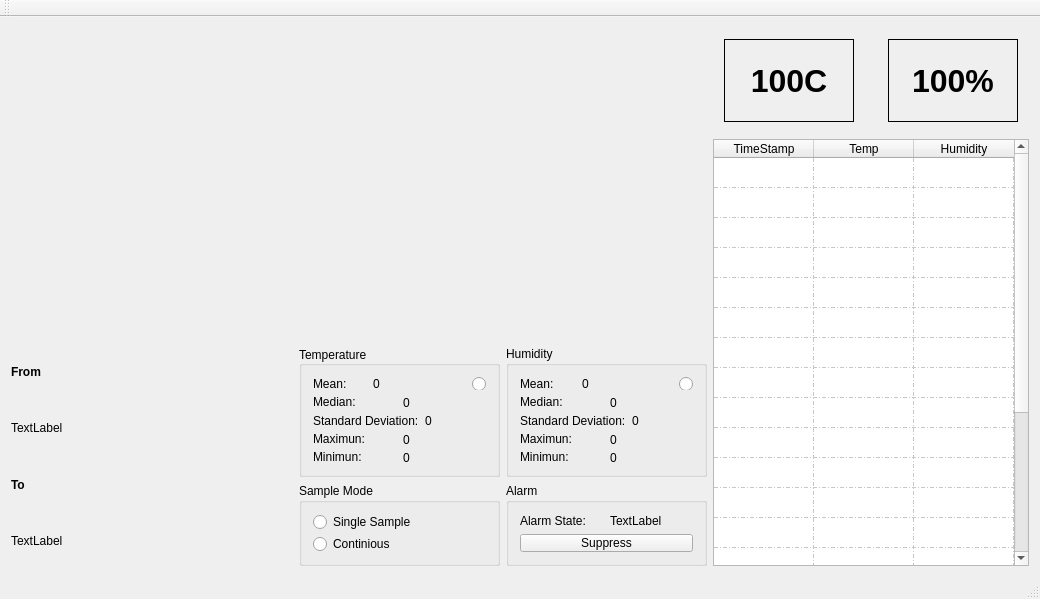
<?xml version="1.0" encoding="UTF-8"?>
<ui version="4.0">
 <class>QtFileClass</class>
 <widget class="QMainWindow" name="QtFileClass">
  <property name="geometry">
   <rect>
    <x>0</x>
    <y>0</y>
    <width>1040</width>
    <height>599</height>
   </rect>
  </property>
  <property name="windowTitle">
   <string>QtFile</string>
  </property>
  <widget class="QWidget" name="centralWidget">
   <layout class="QGridLayout" name="gridLayout_3">
    <item row="0" column="1">
     <widget class="QWidget" name="widget_7" native="true">
      <property name="minimumSize">
       <size>
        <width>316</width>
        <height>105</height>
       </size>
      </property>
      <property name="maximumSize">
       <size>
        <width>316</width>
        <height>105</height>
       </size>
      </property>
      <layout class="QVBoxLayout" name="verticalLayout_7">
       <item>
        <layout class="QHBoxLayout" name="horizontalLayout_4">
         <property name="spacing">
          <number>34</number>
         </property>
         <item>
          <widget class="QLabel" name="Disp_Temp">
           <property name="font">
            <font>
             <pointsize>24</pointsize>
             <weight>75</weight>
             <bold>true</bold>
            </font>
           </property>
           <property name="frameShape">
            <enum>QFrame::Box</enum>
           </property>
           <property name="lineWidth">
            <number>1</number>
           </property>
           <property name="midLineWidth">
            <number>1</number>
           </property>
           <property name="text">
            <string>100C</string>
           </property>
           <property name="alignment">
            <set>Qt::AlignCenter</set>
           </property>
          </widget>
         </item>
         <item>
          <widget class="QLabel" name="Disp_Hum">
           <property name="font">
            <font>
             <pointsize>24</pointsize>
             <weight>75</weight>
             <bold>true</bold>
            </font>
           </property>
           <property name="frameShape">
            <enum>QFrame::Box</enum>
           </property>
           <property name="lineWidth">
            <number>1</number>
           </property>
           <property name="midLineWidth">
            <number>1</number>
           </property>
           <property name="text">
            <string>100%</string>
           </property>
           <property name="alignment">
            <set>Qt::AlignCenter</set>
           </property>
          </widget>
         </item>
        </layout>
       </item>
      </layout>
     </widget>
    </item>
    <item row="0" column="0" rowspan="2">
     <layout class="QGridLayout" name="gridLayout_2">
      <item row="1" column="1">
       <widget class="QCustomPlot" name="qCustomGraph" native="true">
        <property name="minimumSize">
         <size>
          <width>480</width>
          <height>190</height>
         </size>
        </property>
       </widget>
      </item>
     </layout>
    </item>
    <item row="1" column="1" rowspan="2">
     <widget class="QTableWidget" name="tableWidget">
      <property name="minimumSize">
       <size>
        <width>316</width>
        <height>0</height>
       </size>
      </property>
      <property name="maximumSize">
       <size>
        <width>316</width>
        <height>16777215</height>
       </size>
      </property>
      <property name="styleSheet">
       <string notr="true"/>
      </property>
      <property name="verticalScrollBarPolicy">
       <enum>Qt::ScrollBarAlwaysOn</enum>
      </property>
      <property name="horizontalScrollBarPolicy">
       <enum>Qt::ScrollBarAlwaysOff</enum>
      </property>
      <property name="autoScrollMargin">
       <number>16</number>
      </property>
      <property name="showGrid">
       <bool>true</bool>
      </property>
      <property name="gridStyle">
       <enum>Qt::DashDotLine</enum>
      </property>
      <property name="sortingEnabled">
       <bool>true</bool>
      </property>
      <property name="wordWrap">
       <bool>false</bool>
      </property>
      <property name="cornerButtonEnabled">
       <bool>true</bool>
      </property>
      <property name="rowCount">
       <number>20</number>
      </property>
      <property name="columnCount">
       <number>3</number>
      </property>
      <attribute name="horizontalHeaderVisible">
       <bool>true</bool>
      </attribute>
      <attribute name="horizontalHeaderMinimumSectionSize">
       <number>14</number>
      </attribute>
      <attribute name="verticalHeaderVisible">
       <bool>false</bool>
      </attribute>
      <row/>
      <row/>
      <row/>
      <row/>
      <row/>
      <row/>
      <row/>
      <row/>
      <row/>
      <row/>
      <row/>
      <row/>
      <row/>
      <row/>
      <row/>
      <row/>
      <row/>
      <row/>
      <row/>
      <row/>
      <column>
       <property name="text">
        <string>TimeStamp</string>
       </property>
      </column>
      <column>
       <property name="text">
        <string>Temp</string>
       </property>
      </column>
      <column>
       <property name="text">
        <string>Humidity</string>
       </property>
      </column>
     </widget>
    </item>
    <item row="2" column="0">
     <layout class="QGridLayout" name="gridLayout">
      <property name="sizeConstraint">
       <enum>QLayout::SetDefaultConstraint</enum>
      </property>
      <item row="0" column="2">
       <widget class="QGroupBox" name="groupBox_2">
        <property name="minimumSize">
         <size>
          <width>201</width>
          <height>131</height>
         </size>
        </property>
        <property name="maximumSize">
         <size>
          <width>201</width>
          <height>131</height>
         </size>
        </property>
        <property name="title">
         <string>Humidity</string>
        </property>
        <property name="flat">
         <bool>false</bool>
        </property>
        <property name="checkable">
         <bool>false</bool>
        </property>
        <layout class="QVBoxLayout" name="verticalLayout_5">
         <item>
          <layout class="QHBoxLayout" name="horizontalLayout_8">
           <item>
            <widget class="QLabel" name="label_3">
             <property name="minimumSize">
              <size>
               <width>56</width>
               <height>13</height>
              </size>
             </property>
             <property name="text">
              <string>Mean:</string>
             </property>
            </widget>
           </item>
           <item>
            <widget class="QLabel" name="Hum_Mean">
             <property name="minimumSize">
              <size>
               <width>0</width>
               <height>14</height>
              </size>
             </property>
             <property name="maximumSize">
              <size>
               <width>16777215</width>
               <height>16777215</height>
              </size>
             </property>
             <property name="text">
              <string>0</string>
             </property>
            </widget>
           </item>
           <item>
            <widget class="QRadioButton" name="Hum_Radio">
             <property name="layoutDirection">
              <enum>Qt::RightToLeft</enum>
             </property>
             <property name="text">
              <string/>
             </property>
             <property name="autoRepeatDelay">
              <number>0</number>
             </property>
            </widget>
           </item>
          </layout>
         </item>
         <item>
          <layout class="QHBoxLayout" name="horizontalLayout_9">
           <item>
            <widget class="QLabel" name="label_4">
             <property name="text">
              <string>Median:</string>
             </property>
            </widget>
           </item>
           <item>
            <widget class="QLabel" name="Hum_Median">
             <property name="minimumSize">
              <size>
               <width>0</width>
               <height>14</height>
              </size>
             </property>
             <property name="text">
              <string>0</string>
             </property>
            </widget>
           </item>
          </layout>
         </item>
         <item>
          <layout class="QHBoxLayout" name="horizontalLayout_10">
           <item>
            <widget class="QLabel" name="label_5">
             <property name="text">
              <string>Standard Deviation:</string>
             </property>
            </widget>
           </item>
           <item>
            <widget class="QLabel" name="Hum_STD">
             <property name="minimumSize">
              <size>
               <width>0</width>
               <height>14</height>
              </size>
             </property>
             <property name="text">
              <string>0</string>
             </property>
            </widget>
           </item>
          </layout>
         </item>
         <item>
          <layout class="QHBoxLayout" name="horizontalLayout_11">
           <item>
            <widget class="QLabel" name="label_6">
             <property name="text">
              <string>Maximun:</string>
             </property>
            </widget>
           </item>
           <item>
            <widget class="QLabel" name="Hum_Max">
             <property name="minimumSize">
              <size>
               <width>0</width>
               <height>14</height>
              </size>
             </property>
             <property name="text">
              <string>0</string>
             </property>
            </widget>
           </item>
          </layout>
         </item>
         <item>
          <layout class="QHBoxLayout" name="horizontalLayout_12">
           <item>
            <widget class="QLabel" name="label_7">
             <property name="text">
              <string>Minimun:</string>
             </property>
            </widget>
           </item>
           <item>
            <widget class="QLabel" name="Hum_Min">
             <property name="minimumSize">
              <size>
               <width>0</width>
               <height>14</height>
              </size>
             </property>
             <property name="text">
              <string>0</string>
             </property>
            </widget>
           </item>
          </layout>
         </item>
        </layout>
       </widget>
      </item>
      <item row="1" column="1">
       <widget class="QGroupBox" name="groupBox">
        <property name="minimumSize">
         <size>
          <width>181</width>
          <height>83</height>
         </size>
        </property>
        <property name="maximumSize">
         <size>
          <width>16777215</width>
          <height>83</height>
         </size>
        </property>
        <property name="title">
         <string>Sample Mode</string>
        </property>
        <layout class="QVBoxLayout" name="verticalLayout_3">
         <item>
          <widget class="QRadioButton" name="Single_Mode">
           <property name="text">
            <string>Single Sample</string>
           </property>
          </widget>
         </item>
         <item>
          <widget class="QRadioButton" name="Continious_Mode">
           <property name="text">
            <string>Continious</string>
           </property>
          </widget>
         </item>
        </layout>
       </widget>
      </item>
      <item row="1" column="2">
       <widget class="QGroupBox" name="groupBox_4">
        <property name="minimumSize">
         <size>
          <width>181</width>
          <height>83</height>
         </size>
        </property>
        <property name="maximumSize">
         <size>
          <width>16777215</width>
          <height>83</height>
         </size>
        </property>
        <property name="title">
         <string>Alarm</string>
        </property>
        <layout class="QVBoxLayout" name="verticalLayout_4">
         <item>
          <layout class="QHBoxLayout" name="horizontalLayout">
           <item>
            <widget class="QLabel" name="label_25">
             <property name="text">
              <string>Alarm State:</string>
             </property>
            </widget>
           </item>
           <item>
            <widget class="QLabel" name="Alarm_Status">
             <property name="text">
              <string>TextLabel</string>
             </property>
            </widget>
           </item>
          </layout>
         </item>
         <item>
          <widget class="QPushButton" name="Suppress_Button">
           <property name="text">
            <string>Suppress</string>
           </property>
          </widget>
         </item>
        </layout>
       </widget>
      </item>
      <item row="0" column="1">
       <widget class="QGroupBox" name="groupBox_3">
        <property name="minimumSize">
         <size>
          <width>201</width>
          <height>131</height>
         </size>
        </property>
        <property name="maximumSize">
         <size>
          <width>201</width>
          <height>131</height>
         </size>
        </property>
        <property name="layoutDirection">
         <enum>Qt::LeftToRight</enum>
        </property>
        <property name="title">
         <string>Temperature</string>
        </property>
        <property name="alignment">
         <set>Qt::AlignLeading|Qt::AlignLeft|Qt::AlignVCenter</set>
        </property>
        <property name="flat">
         <bool>false</bool>
        </property>
        <property name="checkable">
         <bool>false</bool>
        </property>
        <layout class="QVBoxLayout" name="verticalLayout_2">
         <item>
          <layout class="QHBoxLayout" name="horizontalLayout_7">
           <item>
            <widget class="QLabel" name="label_13">
             <property name="text">
              <string>Mean:</string>
             </property>
            </widget>
           </item>
           <item>
            <widget class="QLabel" name="Temp_Label">
             <property name="minimumSize">
              <size>
               <width>0</width>
               <height>14</height>
              </size>
             </property>
             <property name="text">
              <string>0</string>
             </property>
            </widget>
           </item>
           <item>
            <widget class="QRadioButton" name="Temp_Radio">
             <property name="layoutDirection">
              <enum>Qt::RightToLeft</enum>
             </property>
             <property name="text">
              <string/>
             </property>
             <property name="autoRepeatDelay">
              <number>0</number>
             </property>
            </widget>
           </item>
          </layout>
         </item>
         <item>
          <layout class="QHBoxLayout" name="horizontalLayout_6">
           <item>
            <widget class="QLabel" name="label_14">
             <property name="text">
              <string>Median:</string>
             </property>
            </widget>
           </item>
           <item>
            <widget class="QLabel" name="Temp_Median">
             <property name="minimumSize">
              <size>
               <width>0</width>
               <height>14</height>
              </size>
             </property>
             <property name="text">
              <string>0</string>
             </property>
            </widget>
           </item>
          </layout>
         </item>
         <item>
          <layout class="QHBoxLayout" name="horizontalLayout_5">
           <item>
            <widget class="QLabel" name="label_15">
             <property name="text">
              <string>Standard Deviation:</string>
             </property>
            </widget>
           </item>
           <item>
            <widget class="QLabel" name="Temp_STD">
             <property name="minimumSize">
              <size>
               <width>0</width>
               <height>14</height>
              </size>
             </property>
             <property name="text">
              <string>0</string>
             </property>
            </widget>
           </item>
          </layout>
         </item>
         <item>
          <layout class="QHBoxLayout" name="horizontalLayout_3">
           <item>
            <widget class="QLabel" name="label_16">
             <property name="text">
              <string>Maximun:</string>
             </property>
            </widget>
           </item>
           <item>
            <widget class="QLabel" name="Temp_Max">
             <property name="minimumSize">
              <size>
               <width>0</width>
               <height>14</height>
              </size>
             </property>
             <property name="text">
              <string>0</string>
             </property>
            </widget>
           </item>
          </layout>
         </item>
         <item>
          <layout class="QHBoxLayout" name="horizontalLayout_2">
           <item>
            <widget class="QLabel" name="label_17">
             <property name="text">
              <string>Minimun:</string>
             </property>
            </widget>
           </item>
           <item>
            <widget class="QLabel" name="Temp_Min">
             <property name="minimumSize">
              <size>
               <width>0</width>
               <height>14</height>
              </size>
             </property>
             <property name="text">
              <string>0</string>
             </property>
            </widget>
           </item>
          </layout>
         </item>
        </layout>
       </widget>
      </item>
      <item row="0" column="0" rowspan="2">
       <layout class="QVBoxLayout" name="verticalLayout">
        <item>
         <widget class="QLabel" name="label">
          <property name="font">
           <font>
            <weight>75</weight>
            <bold>true</bold>
           </font>
          </property>
          <property name="text">
           <string>From</string>
          </property>
         </widget>
        </item>
        <item>
         <widget class="QLabel" name="From_Label">
          <property name="text">
           <string>TextLabel</string>
          </property>
         </widget>
        </item>
        <item>
         <widget class="QLabel" name="label_23">
          <property name="font">
           <font>
            <weight>75</weight>
            <bold>true</bold>
           </font>
          </property>
          <property name="text">
           <string>To</string>
          </property>
         </widget>
        </item>
        <item>
         <widget class="QLabel" name="To_Label">
          <property name="text">
           <string>TextLabel</string>
          </property>
         </widget>
        </item>
       </layout>
      </item>
     </layout>
    </item>
   </layout>
  </widget>
  <widget class="QToolBar" name="mainToolBar">
   <attribute name="toolBarArea">
    <enum>TopToolBarArea</enum>
   </attribute>
   <attribute name="toolBarBreak">
    <bool>false</bool>
   </attribute>
  </widget>
  <widget class="QStatusBar" name="statusBar"/>
 </widget>
 <layoutdefault spacing="6" margin="11"/>
 <customwidgets>
  <customwidget>
   <class>QCustomPlot</class>
   <extends>QWidget</extends>
   <header>qcustomplot.h</header>
   <container>1</container>
  </customwidget>
 </customwidgets>
 <resources>
  <include location="qtfile.qrc"/>
 </resources>
 <connections/>
</ui>
